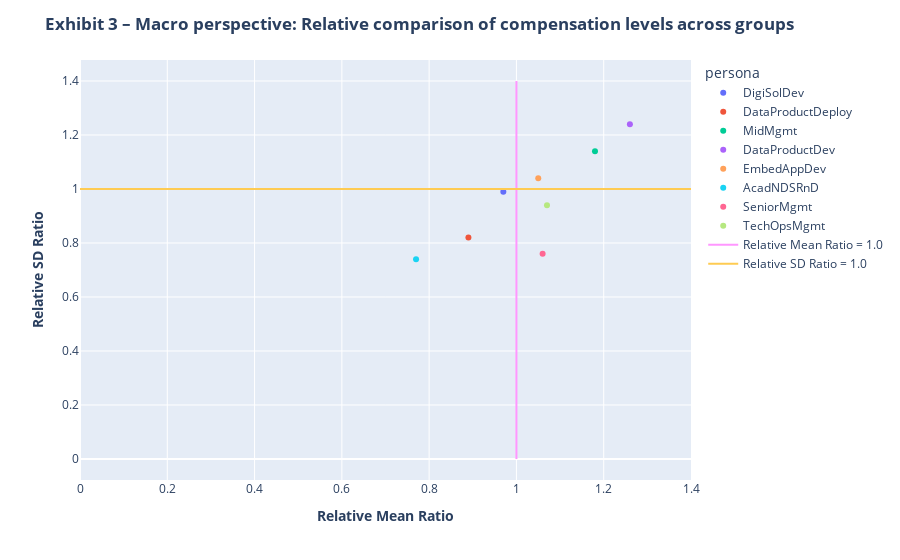

Notebook code cell kept with this figure:
### Markdown cell above
## II.	How do these personas relate to compensation levels, both, practically and/or statistically?

### Code cell
import plotly.express as px
import plotly.graph_objects as go

fig = px.scatter(clustwise_comp_df, x="relative_mean_multiple", 
                     y="relative_sd_multiple", color="persona")
fig.add_trace(go.Scatter(x=[1.0,1,0], y=[0,1.4],
                    mode='lines',
                    name='Relative Mean Ratio = 1.0'))
fig.add_trace(go.Scatter(x=[0,1.4], y=[1.0,1,0],
                    mode='lines',
                    name='Relative SD Ratio = 1.0'))

fig.update_layout(
    title="<b>Exhibit 3 – Macro perspective: Relative comparison of compensation levels across groups",
    xaxis_title="<b>Relative Mean Ratio",
    yaxis_title="<b>Relative SD Ratio"
    )

fig.show()

### Figure 1 — Plotly figure (JSON) as saved in the notebook; plotly's stock layout.template omitted (floating-point values rounded to 4 significant figures)
{"data": [{"hovertemplate": "persona=DigiSolDev<br>relative_mean_multiple=%{x}<br>relative_sd_multiple=%{y}<extra></extra>", "legendgroup": "DigiSolDev", "marker": {"color": "#636efa", "symbol": "circle"}, "mode": "markers", "name": "DigiSolDev", "orientation": "v", "showlegend": true, "type": "scatter", "x": [0.97], "xaxis": "x", "y": [0.99], "yaxis": "y"}, {"hovertemplate": "persona=DataProductDeploy<br>relative_mean_multiple=%{x}<br>relative_sd_multiple=%{y}<extra></extra>", "legendgroup": "DataProductDeploy", "marker": {"color": "#EF553B", "symbol": "circle"}, "mode": "markers", "name": "DataProductDeploy", "orientation": "v", "showlegend": true, "type": "scatter", "x": [0.89], "xaxis": "x", "y": [0.82], "yaxis": "y"}, {"hovertemplate": "persona=MidMgmt<br>relative_mean_multiple=%{x}<br>relative_sd_multiple=%{y}<extra></extra>", "legendgroup": "MidMgmt", "marker": {"color": "#00cc96", "symbol": "circle"}, "mode": "markers", "name": "MidMgmt", "orientation": "v", "showlegend": true, "type": "scatter", "x": [1.18], "xaxis": "x", "y": [1.14], "yaxis": "y"}, {"hovertemplate": "persona=DataProductDev<br>relative_mean_multiple=%{x}<br>relative_sd_multiple=%{y}<extra></extra>", "legendgroup": "DataProductDev", "marker": {"color": "#ab63fa", "symbol": "circle"}, "mode": "markers", "name": "DataProductDev", "orientation": "v", "showlegend": true, "type": "scatter", "x": [1.26], "xaxis": "x", "y": [1.24], "yaxis": "y"}, {"hovertemplate": "persona=EmbedAppDev<br>relative_mean_multiple=%{x}<br>relative_sd_multiple=%{y}<extra></extra>", "legendgroup": "EmbedAppDev", "marker": {"color": "#FFA15A", "symbol": "circle"}, "mode": "markers", "name": "EmbedAppDev", "orientation": "v", "showlegend": true, "type": "scatter", "x": [1.05], "xaxis": "x", "y": [1.04], "yaxis": "y"}, {"hovertemplate": "persona=AcadNDSRnD<br>relative_mean_multiple=%{x}<br>relative_sd_multiple=%{y}<extra></extra>", "legendgroup": "AcadNDSRnD", "marker": {"color": "#19d3f3", "symbol": "circle"}, "mode": "markers", "name": "AcadNDSRnD", "orientation": "v", "showlegend": true, "type": "scatter", "x": [0.77], "xaxis": "x", "y": [0.74], "yaxis": "y"}, {"hovertemplate": "persona=SeniorMgmt<br>relative_mean_multiple=%{x}<br>relative_sd_multiple=%{y}<extra></extra>", "legendgroup": "SeniorMgmt", "marker": {"color": "#FF6692", "symbol": "circle"}, "mode": "markers", "name": "SeniorMgmt", "orientation": "v", "showlegend": true, "type": "scatter", "x": [1.06], "xaxis": "x", "y": [0.76], "yaxis": "y"}, {"hovertemplate": "persona=TechOpsMgmt<br>relative_mean_multiple=%{x}<br>relative_sd_multiple=%{y}<extra></extra>", "legendgroup": "TechOpsMgmt", "marker": {"color": "#B6E880", "symbol": "circle"}, "mode": "markers", "name": "TechOpsMgmt", "orientation": "v", "showlegend": true, "type": "scatter", "x": [1.07], "xaxis": "x", "y": [0.94], "yaxis": "y"}, {"mode": "lines", "name": "Relative Mean Ratio = 1.0", "type": "scatter", "x": [1, 1, 0], "y": [0, 1.4]}, {"mode": "lines", "name": "Relative SD Ratio = 1.0", "type": "scatter", "x": [0, 1.4], "y": [1, 1, 0]}], "layout": {"legend": {"title": {"text": "persona"}, "tracegroupgap": 0}, "margin": {"t": 60}, "title": {"text": "<b>Exhibit 3 – Macro perspective: Relative comparison of compensation levels across groups"}, "xaxis": {"anchor": "y", "domain": [0, 1], "title": {"text": "<b>Relative Mean Ratio"}}, "yaxis": {"anchor": "x", "domain": [0, 1], "title": {"text": "<b>Relative SD Ratio"}}}}
